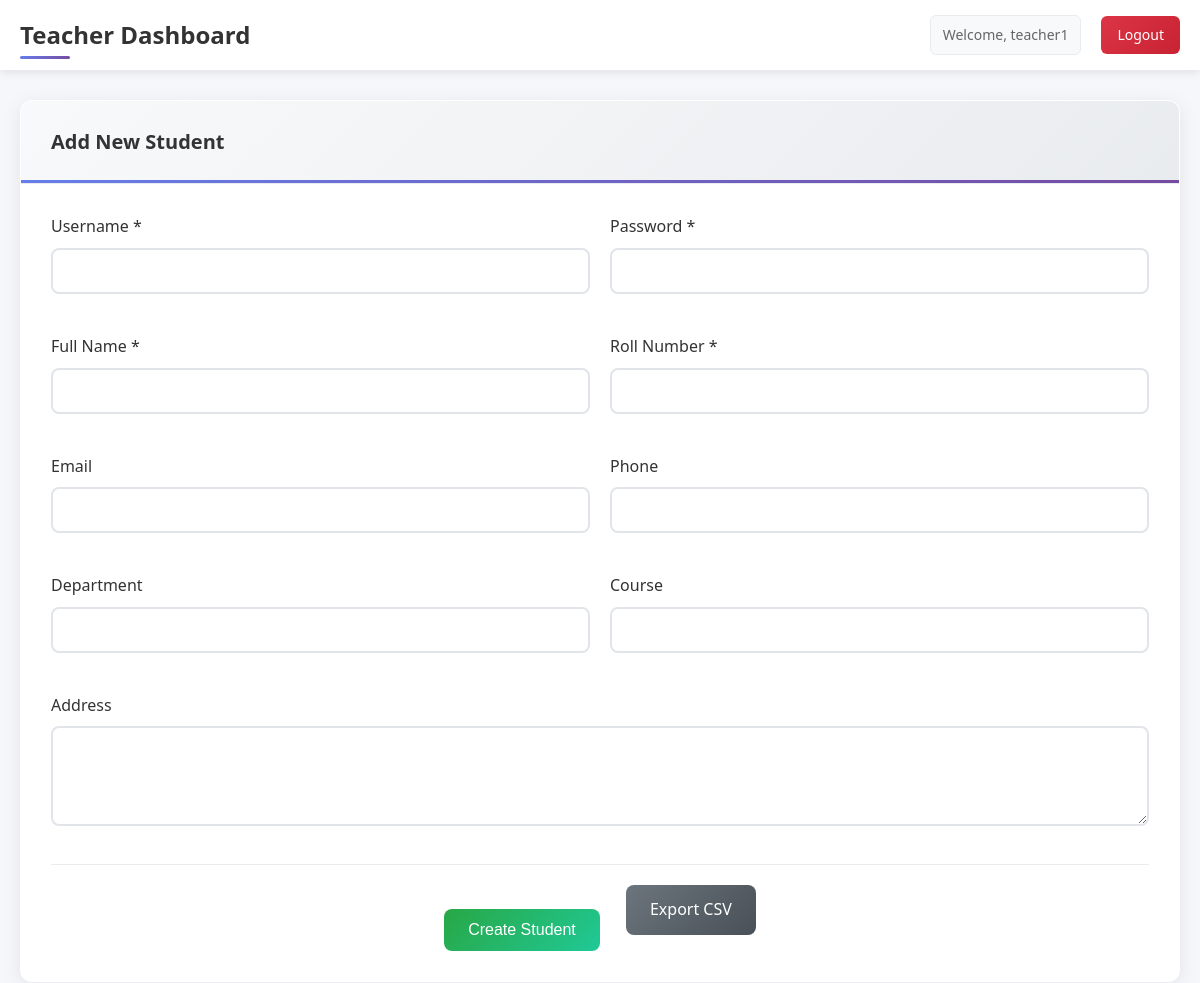
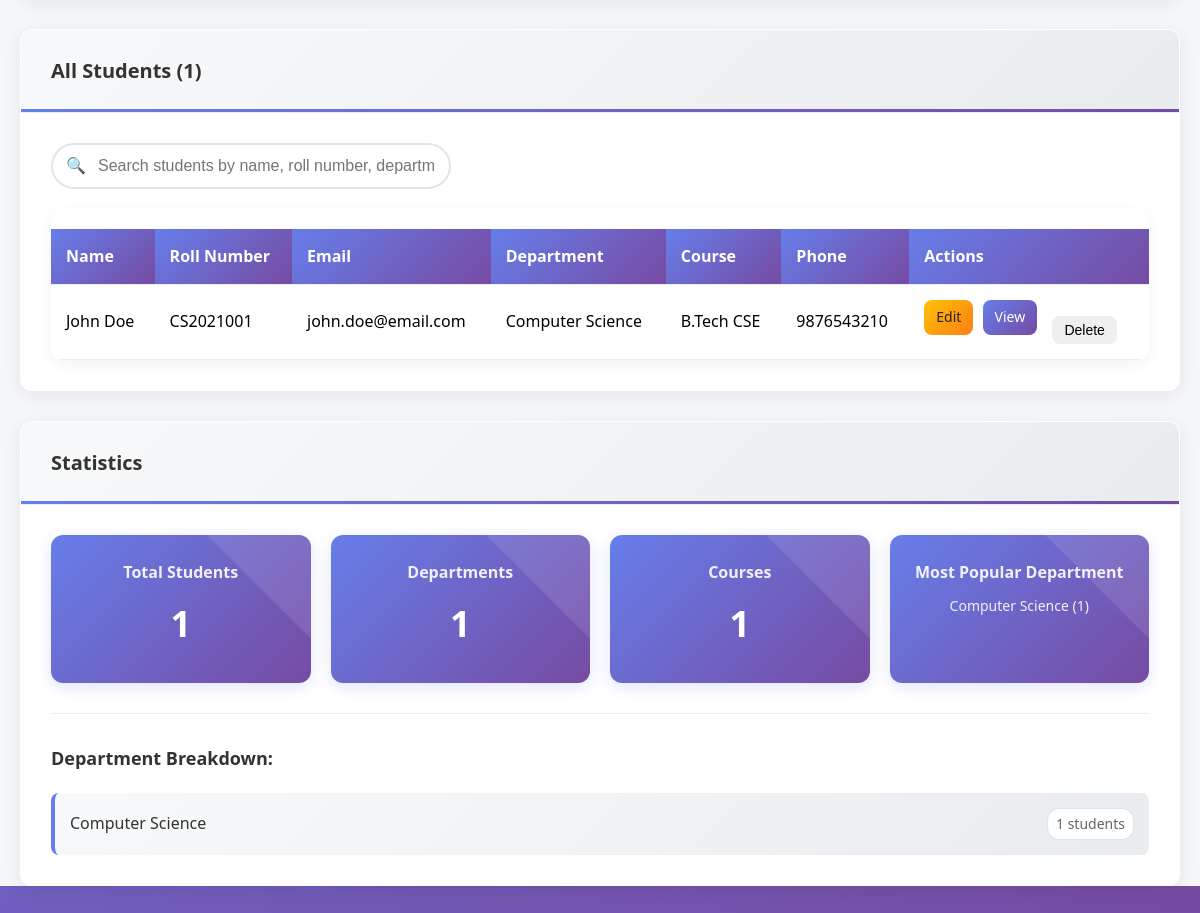
Page /dashboard1.php (signed in) on the committed database (2 pictures, top to bottom).
### tables this page shows
CREATE TABLE student_details (
    id INT AUTO_INCREMENT PRIMARY KEY,
    user_id INT NOT NULL,
    name VARCHAR(100) NOT NULL,
    roll_number VARCHAR(20) UNIQUE NOT NULL,
    email VARCHAR(100) NOT NULL,
    department VARCHAR(50) NOT NULL,
    course VARCHAR(50) NOT NULL,
    phone VARCHAR(15),
    address TEXT,
    created_at TIMESTAMP DEFAULT CURRENT_TIMESTAMP,
    updated_at TIMESTAMP DEFAULT CURRENT_TIMESTAMP ON UPDATE CURRENT_TIMESTAMP,
    FOREIGN KEY (user_id) REFERENCES users(id) ON DELETE CASCADE
);

### student.php (called while the page is built, shortened)
<?php
require_once 'database.php';
class Student {
    private $conn;
    public function __construct() {
        $database = new Database();
        $this->conn = $database->getConnection();
    }
    public function getAllStudents() {
        $query = "SELECT sd.*, u.username FROM student_details sd
                 JOIN users u ON sd.user_id = u.id ORDER BY sd.name";
        $stmt = $this->conn->prepare($query);
        $stmt->execute();
        return $stmt->fetchAll(PDO::FETCH_ASSOC);
    }
}
?>

### database.php (called while the page is built, shortened)
<?php
class Database {
    private $host = '127.0.0.1';
    private $db_name = 'erp_system';
    private $username = 'erp_user';
    private $password = 'Himanshu@1310';
    public function getConnection() {
        try {
            $dsn = "mysql:host=" . $this->host . ";dbname=" . $this->db_name . ";charset=utf8";
            $opts = [
                PDO::ATTR_ERRMODE => PDO::ERRMODE_EXCEPTION,
                PDO::ATTR_DEFAULT_FETCH_MODE => PDO::FETCH_ASSOC,
            ];
            $this->conn = new PDO($dsn, $this->username, $this->password, $opts);
            return $this->conn;
        } catch (PDOException $e) {
            error_log("MySQL connection failed: " . $e->getMessage());
        }
    }
}
?>

### dashboard1.php (the view, shortened to what this page needs)
<?php
require_once 'student.php';
$student = new Student();
$students = $student->getAllStudents();
?>
<!DOCTYPE html>
<html lang="en">
<head>
    <link rel="stylesheet" href="style.css">
</head>
<body>
    <div class="dashboard-container">
        <nav class="navbar">
            <div class="navbar-content">
                <h1>Teacher Dashboard</h1>
                <div class="navbar-right">
                    <div class="user-info">
                        Welcome, <?php echo htmlspecialchars($_SESSION['username']); ?>
                    </div>
                    <a href="logout.php" class="logout-btn">Logout</a>
                </div>
            </div>
        </nav>
        <div class="main-content">
            <div class="card">
                <div class="card-header">
                    <h2>Add New Student</h2>
                </div>
                <div class="card-body">
                    <form method="POST" class="add-student-form">
                        <div class="form-row">
                            <div class="form-group">
                                <label for="new_username">Username *</label>
                                <input type="text" name="new_username" id="new_username" required>
                            </div>
                            <div class="form-group">
                                <label for="new_password">Password *</label>
                                <input type="password" name="new_password" id="new_password" required>
                            </div>
                        </div>
                        <div class="form-row">
                            <div class="form-group">
                                <label for="new_name">Full Name *</label>
                                <input type="text" name="new_name" id="new_name" required>
                            </div>
                            <div class="form-group">
                                <label for="new_roll">Roll Number *</label>
                                <input type="text" name="new_roll" id="new_roll" required>
                            </div>
                        </div>
                        <div class="form-row">
                            <div class="form-group">
                                <label for="new_email">Email</label>
                                <input type="email" name="new_email" id="new_email">
                            </div>
                            <div class="form-group">
                                <label for="new_phone">Phone</label>
                                <input type="tel" name="new_phone" id="new_phone">
                            </div>
                        </div>
                        <div class="form-row">
                            <div class="form-group">
                                <label for="new_department">Department</label>
                                <input type="text" name="new_department" id="new_department">
                            </div>
                            <div class="form-group">
                                <label for="new_course">Course</label>
                                <input type="text" name="new_course" id="new_course">
                            </div>
                        </div>
                        <div class="form-group">
                            <label for="new_address">Address</label>
                            <textarea name="new_address" id="new_address" rows="2"></textarea>
                        </div>
                        <div class="form-actions">
                            <button type="submit" class="btn btn-success">Create Student</button>
                            <a href="export_students.php" class="btn btn-secondary" style="margin-left:12px;">Export CSV</a>
                        </div>
                    </form>
                </div>
            </div>
            <div class="card">
                <div class="card-header">
                    <h2>All Students (<?php echo count($students); ?>)</h2>
                </div>
                <div class="card-body">
                    <div class="search-container">
                        <input type="text" class="search-input" placeholder="Search students by name, roll number, department...">
                    </div>
                    <?php if (empty($students)): ?>
                        <div class="no-data">
                            <p>No student records found.</p>
                        </div>
                    <?php else: ?>
                        <div class="table-container">
                            <table class="data-table">
                                <thead>
                                    <tr>
                                        <th>Name</th>
                                        <th>Roll Number</th>
                                        <th>Email</th>
                                        <th>Department</th>
                                        <th>Course</th>
                                        <th>Phone</th>
                                        <th>Actions</th>
                                    </tr>
                                </thead>
                                <tbody>
                                    <?php foreach ($students as $s): ?>
                                    <tr>
                                        <td><?php echo htmlspecialchars($s['name']); ?></td>
                                        <td><?php echo htmlspecialchars($s['roll_number']); ?></td>
                                        <td><?php echo htmlspecialchars($s['email']); ?></td>
                                        <td><?php echo htmlspecialchars($s['department']); ?></td>
                                        <td><?php echo htmlspecialchars($s['course']); ?></td>
                                        <td><?php echo htmlspecialchars($s['phone'] ?: 'N/A'); ?></td>
                                        <td>
                                            <a href="dashboard.php?edit=<?php echo $s['id']; ?>" class="btn btn-warning btn-sm">Edit</a>
                                            <a href="view_student.php?id=<?php echo $s['id']; ?>" class="btn btn-primary btn-sm">View</a>
                                            <form method="POST" style="display:inline-block;margin-left:6px;" onsubmit="return confirmDelete();">
                                                <button type="submit" class="btn btn-danger btn-sm">Delete</button>
                                            </form>
                                        </td>
                                    </tr>
                                    <?php endforeach; ?>
                                </tbody>
                            </table>
                        </div>
                    <?php endif; ?>
                </div>
            </div>
            <div class="card">
                <div class="card-header">
                    <h2>Statistics</h2>
                </div>
                <div class="card-body">
                    <div class="stats-grid">
                        <?php
                        $departmentStats = [];
                        $courseStats = [];
                        foreach ($students as $s) {
                            $departmentStats[$s['department']] = ($departmentStats[$s['department']] ?? 0) + 1;
                            $courseStats[$s['course']] = ($courseStats[$s['course']] ?? 0) + 1;
                        }
                        ?>
                        <div class="stat-card">
                            <h3>Total Students</h3>
                            <div class="stat-number"><?php echo count($students); ?></div>
                        </div>
                        <div class="stat-card">
                            <h3>Departments</h3>
                            <div class="stat-number"><?php echo count($departmentStats); ?></div>
                        </div>
                        <div class="stat-card">
                            <h3>Courses</h3>
                            <div class="stat-number"><?php echo count($courseStats); ?></div>
                        </div>
                        <div class="stat-card">
                            <h3>Most Popular Department</h3>
                            <div class="stat-text">
                                <?php
                                if (!empty($departmentStats)) {
                                    $maxDept = array_keys($departmentStats, max($departmentStats))[0];
                                    echo htmlspecialchars($maxDept) . ' (' . $departmentStats[$maxDept] . ')';
                                } else {
                                    echo 'N/A';
                                }
                                ?>
                            </div>
                        </div>
                    </div>
                    <?php if (!empty($departmentStats)): ?>
                    <div class="department-breakdown">
                        <h4>Department Breakdown:</h4>
                        <div class="breakdown-list">
                            <?php foreach ($departmentStats as $dept => $count): ?>
                                <div class="breakdown-item">
                                    <span class="dept-name"><?php echo htmlspecialchars($dept); ?></span>
                                    <span class="dept-count"><?php echo $count; ?> students</span>
                                </div>
                            <?php endforeach; ?>
                        </div>
                    </div>
                    <?php endif; ?>
                </div>
            </div>
        </div>
    </div>
</body>
</html>

### rows in the picture
student_details: name "John Doe", roll_number "CS2021001", email "john.doe@email.com", department "Computer Science", course "B.Tech CSE", phone "9876543210"

### other values in the picture
$_SESSION['username'] "teacher1"
count($students) "1"
count($departmentStats) "1"
count($courseStats) "1"
$maxDept "Computer Science"
$departmentStats[$maxDept] "1"
$dept "Computer Science"
$count "1"
